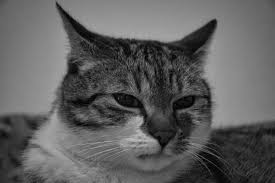
#> input picture citra_grayscale.jpeg, 275 x 183 px, found by its file name
$ jupyter execute 'Niblack .ipynb'
#> lines starting #> are read from the running program, lines starting #| are printed output that depends on the picture; after the words box and inside, x2 and y2 are one past the last pixel; in counts of white or black regions, pixels touching at a corner belong together
#> further down, img is the input picture: shape (183, 275); min 0, max 194, mean 95
[cell 1]
import cv2
import numpy as np

def niblack_thresholding(img_gray, window_size, k):
  """
  Menerapkan thresholding Niblack pada citra grayscale.

  Args:
    img_gray: Citra grayscale (numpy array).
    window_size: Ukuran window (neighborhood) (integer ganjil).
    k: Parameter Niblack (float).

  Returns:
    Citra biner hasil thresholding (numpy array).
  """
#> called with window_size = 15, k = -0.2
  h, w = img_gray.shape
#> h = 183; w = 275
  img_binarized = np.zeros((h, w), dtype=np.uint8)

  padding = window_size // 2
  img_padded = np.pad(img_gray, padding, mode='reflect') # Penting untuk menangani batas citra
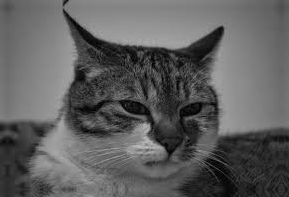
#> img_padded: shape (197, 289); min 0, max 194, mean 94.5

  for i in range(h):
    for j in range(w):
      window = img_padded[i:i + window_size, j:j + window_size]
      m = np.mean(window)
      s = np.std(window)
      threshold = m + k * s
      img_binarized[i, j] = 255 if img_gray[i, j] >= threshold else 0
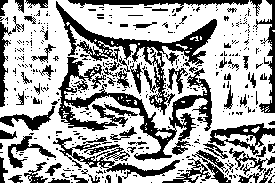
#> img_binarized: shape (183, 275); 65.5% white; 408 black regions (341 under 20 px), largest, box (x1, y1, x2, y2) and area: (58, 57, 212, 161) 3855, (56, 1, 217, 115) 3004, (53, 137, 180, 179) 1186

  return img_binarized

# Contoh Penggunaan
img = cv2.imread('C:/Users/asus vivobook/w03s02_data science/citra_grayscale.jpeg', cv2.IMREAD_GRAYSCALE)
window_size = 15
k = -0.2
img_binarized = niblack_thresholding(img, window_size, k)

cv2.imshow('Citra Asli', img)
cv2.imshow('Citra Binarisasi Niblack', img_binarized)
cv2.waitKey(0)
cv2.destroyAllWindows()
